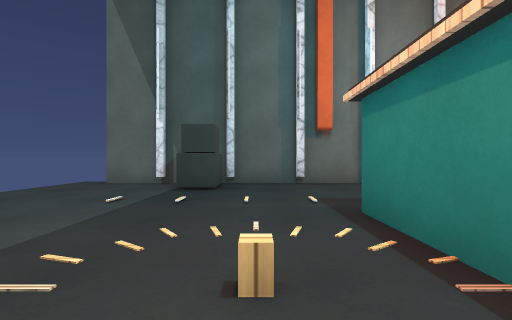
[1] (above)

14 first-person views from a walk through a Unity game level. The camera is 0.68 m above the floor, looks level and sees 85° across. The floor is counted in squares, 1 m on a side. Each view is taken from the middle of a square. On the plan, view 1 faces up. The plan holds only what a view shows up to about 9 squares ahead; the rest is blank. Surface patterns are stand-ins for the level's own textures.

[2]
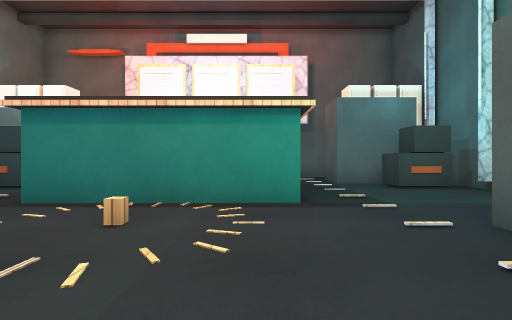

[3]
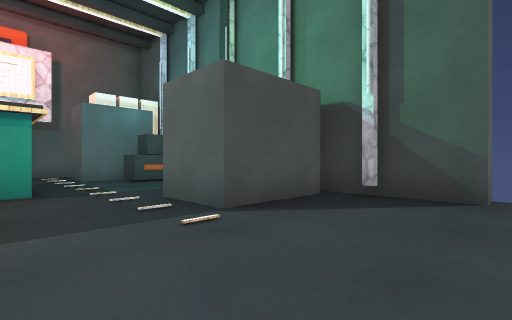

[4]
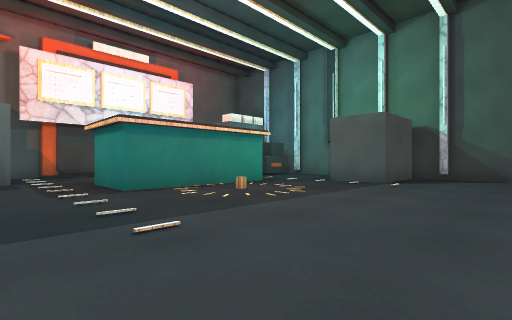

[5]
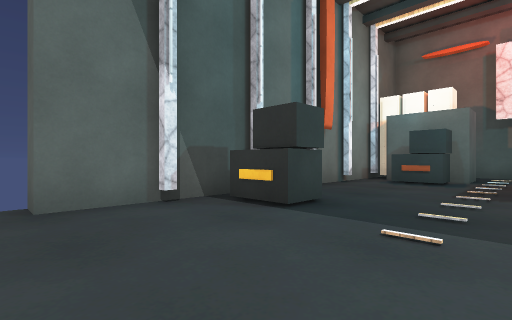

[6]
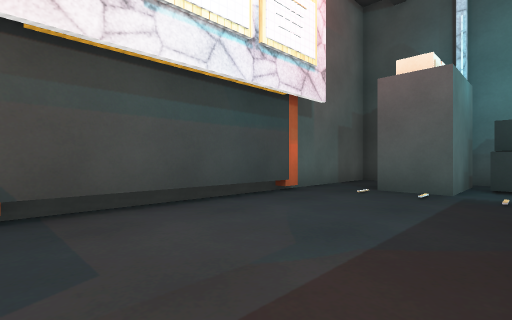

[7]
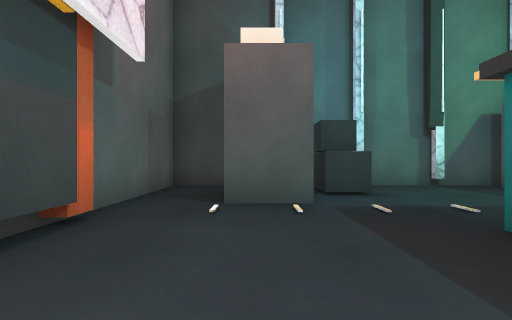

[8]
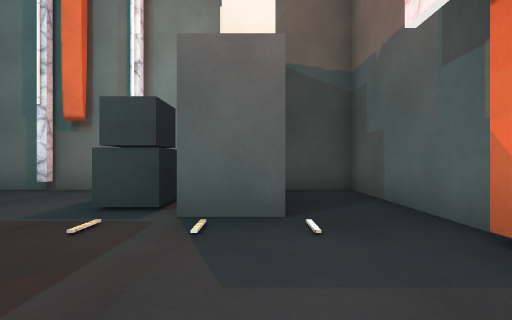

[9]
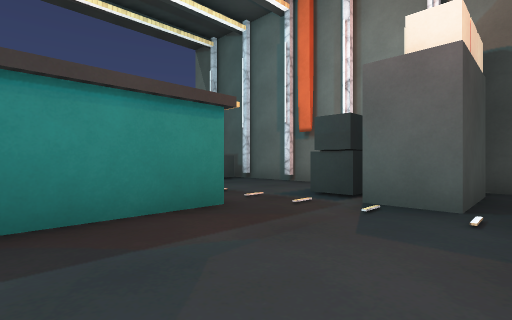

[10]
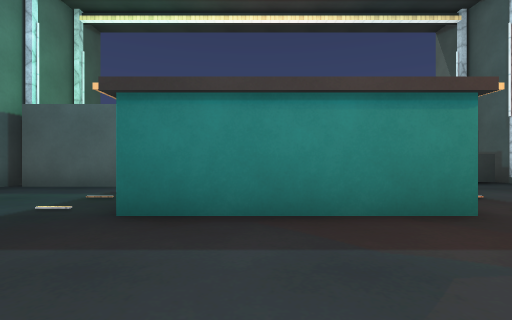

[11]
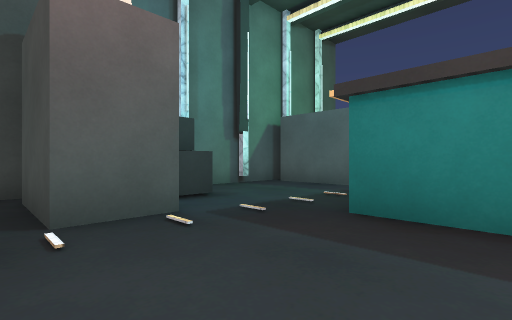

[12]
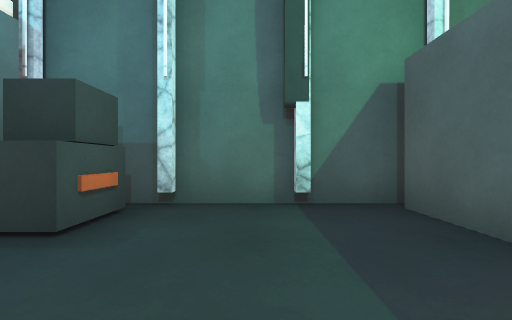

[13]
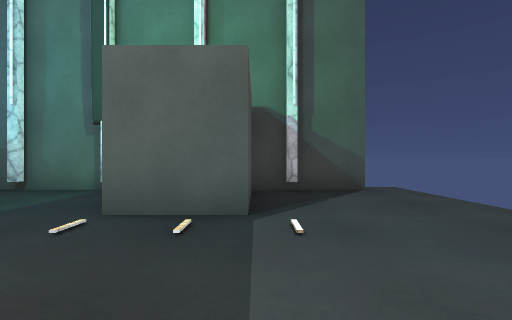

[14]
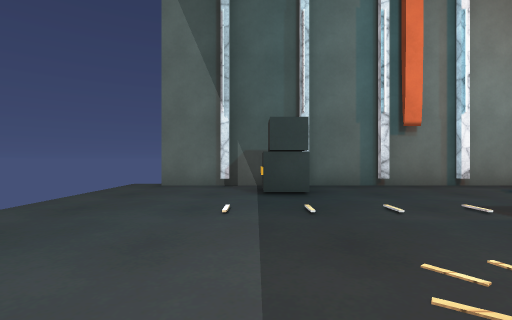

### Floor plan
Points are (right, up) in squares from view 1. A wall is a line through its corners. A room is listed if a view was taken in it or the views show most of it. See-through windows are left out.
Room 1 (views 1, 2, 3, 4, 5, 6, 7, 8, 9, 10, 11, 12, 13, 14)
walls: (1.4, -0.8) (1.4, 3.7) (3.6, 3.7) (3.6, -0.8); (-0.6, -5.4) (5.2, -5.4); (7.8, -1.4) (7.8, 4.4); (-2.8, -5.4) (-1.6, -5.4); (-0.8, 8.4) (-2.8, 8.4); (8.2, 4.6) (8.2, 8.4) (6.2, 8.4); (-2.9, 8.4) (-4.5, 8.4); (4.9, 8.4) (-0.6, 8.4); (6.4, -5.4) (8.2, -5.4) (8.2, -1.6); (-4.5, -6) (-4.5, -5.4) (-2.9, -5.4)
low walls: (-1.9, 6.8) (-1.9, 7.6); (8.2, -1) (8.2, 3.9)
objects: other object (-2, -5) to (0, -3); other object (-1, 6); other object (-1, 7); other object (0, 2); other object (4, -5) to (5, -4); other object (4, -4); other object (4, 6); other object (4, 6) to (5, 7); other object (5, -5) to (6, -3); other object (6, 6) to (6, 8)

Where each view was taken, in squares from view 1:
view 1: 0 up, 0 right, facing up
view 2: 0 up, 3 left, facing right
view 3: 0 up, 5 left, facing down-right
view 4: 6 up, 5 left, facing down-right
view 5: 4 up, 5 left, facing up-right
view 6: 4 up, 4 right, facing down-right
view 7: 2 up, 6 right, facing down
view 8: 2 up, 6 right, facing up
view 9: 1 up, 7 right, facing up-left
view 10: 1 up, 7 right, facing left
view 11: 1 up, 7 right, facing down-left
view 12: 1 down, 2 right, facing down
view 13: 1 up, 2 left, facing down
view 14: 1 up, 2 left, facing up
